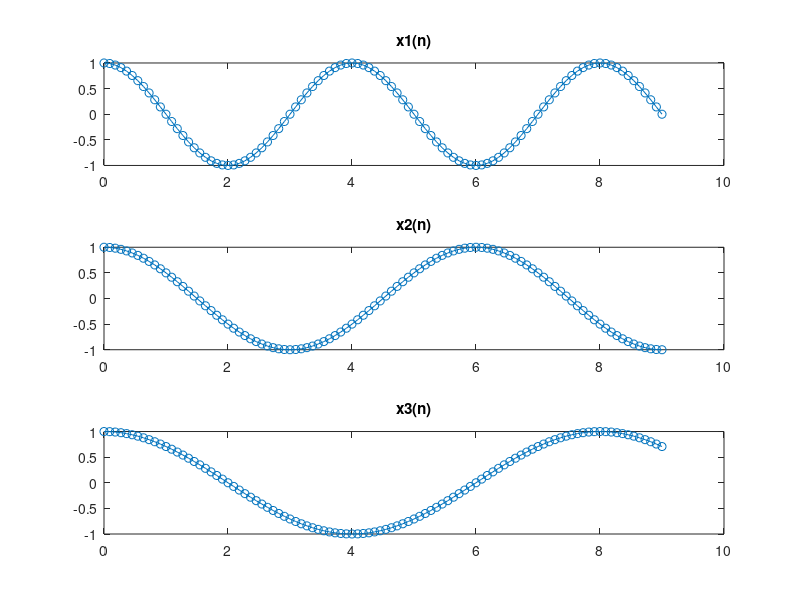

This chart was generated by the following MATLAB code:
%Tarea 1 ejercicio 4

n = 10;% para completar ciclo de x1_n [n=4],  x2_n [n=6],  x3_n [n=8]. PUse un valor más grande para ver un la continuidad de la onda
separacion = 10;
muestras_n = linspace(0,n-1,n*separacion)';

x1_n = cos((2*pi*muestras_n)/(4));
x2_n = cos((2*pi*muestras_n)/(6));
x3_n = cos((2*pi*muestras_n)/(8));

f1 = figure('Name','Graficos por separado utilizando funcion plot','NumberTitle','on');
subplot(3,1,1);
plot(muestras_n,x1_n,'-o');
title("x1(n)");

subplot(3,1,2);
plot(muestras_n,x2_n,'-o');
title("x2(n)");

subplot(3,1,3);
plot(muestras_n,x3_n,'-o');
title("x3(n)");